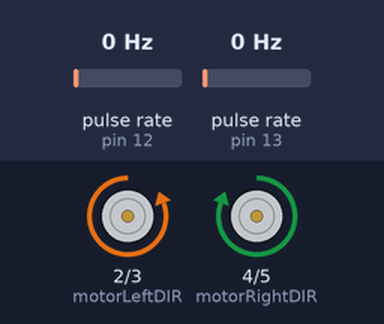
The sketch below on a simulated Arduino Uno, built with avr-gcc and run on an emulated ATmega328P. On the bench: direction and speed pins drawn as motors (green arrow = direction pin HIGH = forward, orange = LOW = backward, longer = more drive). Wiring (inferred from the names in the program): 2 × pulse sensor: data pin 12 / data pin 13. The inputs (shaded band) are chosen by the test bench; at power-on: pulse rate (sensors on pin 12, pin 13) 0 Hz.

Above: at 2.2 s.
2.3 s: pulse rate (sensor on pin 12) set to 50 Hz
At 3.29 s:
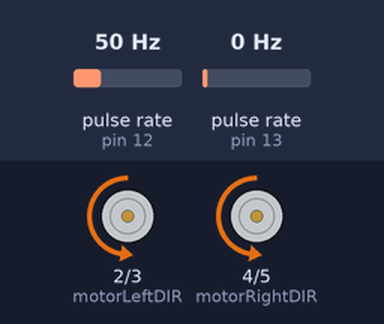
5.3 s: pulse rate (sensor on pin 13) set to 196 Hz
At 7.9 s:
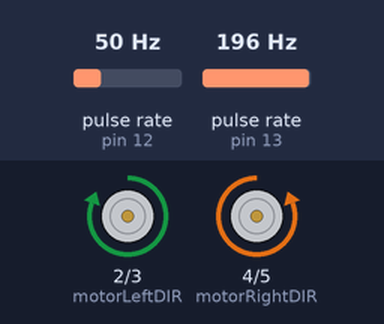
8.3 s: pulse rate (sensor on pin 13) set to 4 Hz
11.3 s: pulse rate (sensor on pin 13) set to 22 Hz
14.3 s: pulse rate (sensor on pin 13) set to 28 Hz
At 17.5 s:
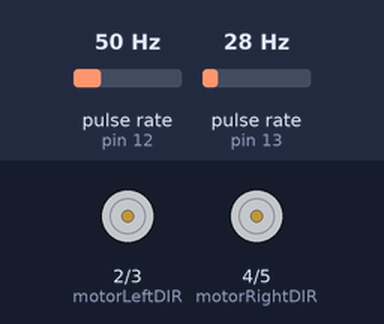
Timing chart, 0 to 18.3 s (numbered marks = the images above; inputs shaded):
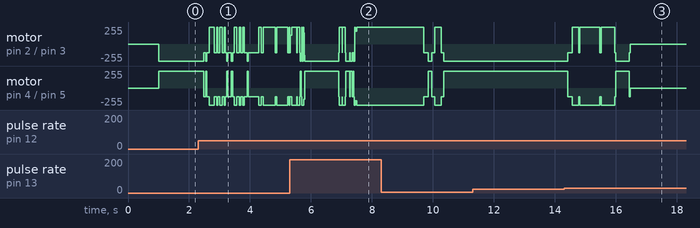

Measured:
- after the input at 11.3 s, every drawn part: stays the same

The sketch:

traiectorie_gui.ino
```cpp
#include <EnableInterrupt.h>
#include "traiectorie_arduino.h"

// === PINI MOTOR ===
const int motorLeftPWM = 3;
const int motorLeftDIR = 2;
const int motorRightPWM = 5;
const int motorRightDIR = 4;

// === PINI ENCODERE ===
const int encoderLeft = 12;
const int encoderRight = 13;

volatile long pulsesLeft = 0;
volatile long pulsesRight = 0;

// === PARAMETRI ROBOT ===
const float WHEEL_DIAMETER_CM = 6.5;
const float WHEEL_CIRCUMFERENCE = WHEEL_DIAMETER_CM * 3.1416;
const float ROBOT_WIDTH_CM = 13.0;
const int TICKS_PER_ROTATION = 20;
const float TICKS_PER_CM = TICKS_PER_ROTATION / WHEEL_CIRCUMFERENCE;
const float correction = 1;  // Corecție experimentală
const float correction_lin = 1.5;
const float correction_ang = 1.8;
const float correction_ang_left = 1.05;

const int PWM_SPEED = 256/2;


float orientareCurenta = 0.0;

void setup() {
  Serial.begin(9600);

  pinMode(motorLeftPWM, OUTPUT);
  pinMode(motorLeftDIR, OUTPUT);
  pinMode(motorRightPWM, OUTPUT);
  pinMode(motorRightDIR, OUTPUT);

  pinMode(encoderLeft, INPUT_PULLUP);
  pinMode(encoderRight, INPUT_PULLUP);

  enableInterrupt(encoderLeft, countLeft, RISING);
  enableInterrupt(encoderRight, countRight, RISING);

  delay(1000);
}

void loop() {
  for (int i = 0; i < numarPuncte - 1; i++) {
    //poz curenta
    float x0 = traseu[i][0];
    float y0 = traseu[i][1];

    //poz dorita
    float x1 = traseu[i + 1][0];
    float y1 = traseu[i + 1][1];

    float dx = x1 - x0;
    float dy = y1 - y0;
    float dist = sqrt(dx * dx + dy * dy);
    float targetAngle = atan2(dy, dx) ;

    float deltaAngle = targetAngle - orientareCurenta;
    while (deltaAngle > 180) deltaAngle -= 360;
    while (deltaAngle < -180) deltaAngle += 360;


    rotireLaUnghi(deltaAngle);
    orientareCurenta = targetAngle;
    mersInainte(dist);

  }

  opresteMotoarele();

  while (true);
}

void mersInainte(float dist_cm) {
  long targetTicks = dist_cm * TICKS_PER_CM * correction_lin;
  resetPulses();


  digitalWrite(motorLeftDIR, LOW);   // LOW = înainte
  digitalWrite(motorRightDIR, LOW);

  analogWrite(motorLeftPWM, PWM_SPEED);
  analogWrite(motorRightPWM, PWM_SPEED);

  while (pulsesLeft < targetTicks && pulsesRight < targetTicks) {

  }

  opresteMotoarele();


}

void rotireLaUnghi(float angle) {

  long ticks = (abs(angle)) * ROBOT_WIDTH_CM * TICKS_PER_CM * correction_ang;
  resetPulses();

  if (angle > 0) {
    digitalWrite(motorLeftDIR, HIGH);
    digitalWrite(motorRightDIR, LOW);
    ticks*=correction_ang_left;
  } else {
    digitalWrite(motorLeftDIR, LOW);
    digitalWrite(motorRightDIR, HIGH);
  }

  analogWrite(motorLeftPWM, PWM_SPEED*2-1);
  analogWrite(motorRightPWM, PWM_SPEED*2-1);

  while ((pulsesLeft + pulsesRight) / 2 < ticks) {

  }

  opresteMotoarele();


}


void opresteMotoarele() {
  analogWrite(motorLeftPWM, 0);
  analogWrite(motorRightPWM, 0);
}

void resetPulses() {
  noInterrupts();
  pulsesLeft = 0;
  pulsesRight = 0;
  interrupts();
}

void countLeft() { pulsesLeft++; }
void countRight() { pulsesRight++; }
```

traiectorie_arduino.h
```cpp
float traseu[][2] = {
  {25.3, 15.5},
  {27.3, 15.0},
  {30.400000000000002, 14.0},
  {33.300000000000004, 13.600000000000001},
  {35.9, 13.4},
  {38.1, 13.5},
  {40.0, 13.700000000000001},
  {42.7, 13.8},
  {45.400000000000006, 13.8},
  {47.900000000000006, 13.600000000000001},
  {50.800000000000004, 13.700000000000001},
  {53.900000000000006, 14.0},
  {57.7, 14.700000000000001},
  {61.800000000000004, 15.200000000000001},
  {66.3, 15.700000000000001},
  {70.0, 16.2},
  {72.60000000000001, 16.900000000000002},
  {73.9, 18.0},
  {75.0, 20.200000000000003},
  {75.9, 22.400000000000002},
  {74.60000000000001, 24.0},
  {72.5, 24.700000000000003},
  {70.8, 25.6},
  {67.10000000000001, 26.900000000000002},
  {63.2, 27.400000000000002},
  {60.800000000000004, 27.0},
  {59.300000000000004, 25.700000000000003},
  {58.400000000000006, 23.3},
  {55.800000000000004, 21.900000000000002},
  {51.6, 21.3},
  {48.2, 21.200000000000003},
  {45.300000000000004, 21.0},
  {39.6, 21.700000000000003},
  {36.0, 22.8},
  {33.2, 22.8},
  {29.3, 21.900000000000002},
  {27.200000000000003, 21.400000000000002},
  {25.700000000000003, 20.400000000000002},
  {25.900000000000002, 18.7},
  {27.200000000000003, 17.6},
  {27.400000000000002, 15.700000000000001},
};
int numarPuncte = sizeof(traseu) / sizeof(traseu[0]);
```
